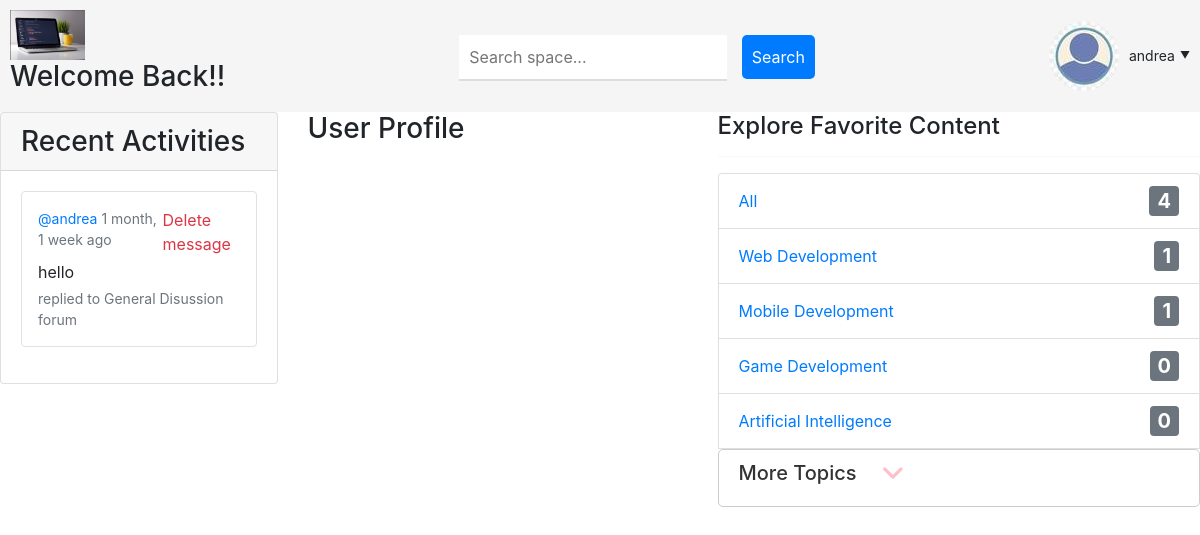
/profile/1/ (signed in), run on an earlier commit of the app's database.
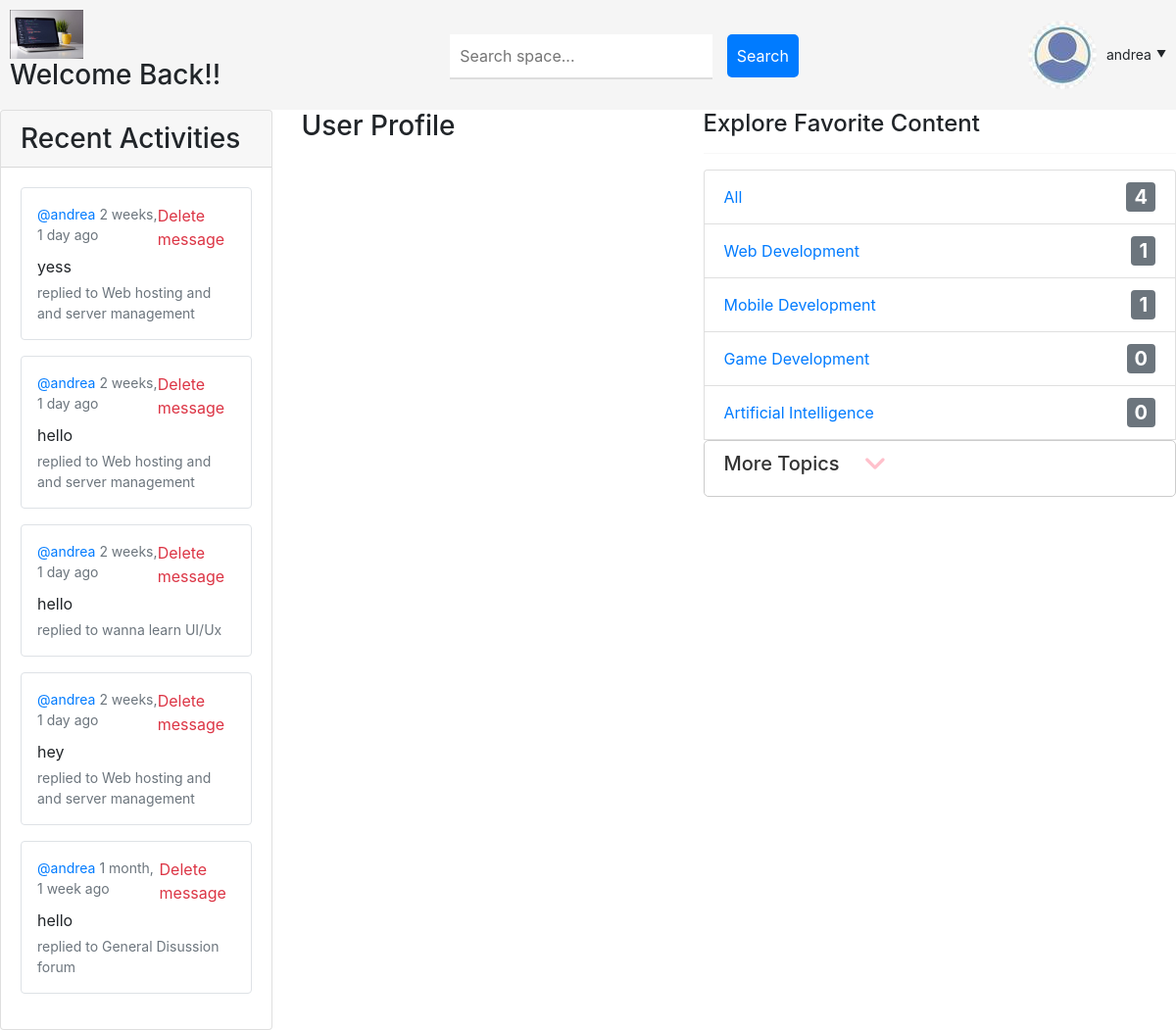
And on a later commit of the database.
### base/models.py (models this page shows, shortened)
class Message(models.Model):
    user = models.ForeignKey(User, on_delete=models.CASCADE)
    room = models.ForeignKey(Room, on_delete=models.CASCADE)
    body = models.TextField()
    updated = models.DateTimeField(auto_now=True)
    created = models.DateTimeField(auto_now_add=True)
    class Meta:
        ordering = ['-updated', '-created']

class Room(models.Model):
    host = models.ForeignKey(User, on_delete=models.SET_NULL, null=True)
    topic = models.ForeignKey(Topic, on_delete=models.SET_NULL, null=True)
    name = models.CharField(max_length=200)
    description = models.TextField()
    participants = models.ManyToManyField(User, related_name='participants', blank=True)
    created = models.DateTimeField(auto_now_add=True)
    updated = models.DateTimeField(auto_now=True)
    class Meta:
        ordering = ['-updated', '-created']
    def __str__(self):
        return self.name

class Topic(models.Model):
    name = models.CharField(max_length=150)

### base/views.py (the view)
# urls.py: path('profile/<int:pk>/', views.userProfile, name="profile"),
def userProfile(request, pk):
    user = User.objects.get(id=pk)
    rooms = user.room_set.all()
    room_messages = user.message_set.all()
    topics = Topic.objects.all
    context = {'user':user, 'rooms':rooms, 'room_messages':room_messages, 'topics':topics}
    return render(request,'profile.html',context)

### Templates/profile.html (shortened to what this page needs)
<html>
{% load static %}
{% load bootstrap4 %}
<link rel="stylesheet" href="{% static 'css/bootstrap.min.css' %}">
<link rel="stylesheet" type="text/css" href="{% static 'css/styles.css' %}">
{% bootstrap_css %}
{% block content %}
<div class="row">
    <div class="col">
        {% include 'navbar.html' %}
    </div>
</div>
<div class="row">
    <div class="col-md-3">
      {% include 'activities.html' %}
    </div>
    <div class="col-md-4">
         <h3>User Profile</h3>
    </div>
    <div class="col-md-5">
        {% include 'topics.html' %}
</div>
    {% endblock content %}
</html>

### Templates/activities.html
<div class="card">
  <div class="card-header">
    <h3 class="mb-0">Recent Activities</h3>
  </div>
  <div class="card-body">
    {% for message in room_messages %}
    <div class="border rounded p-3 mb-3">
      <div class="d-flex justify-content-between">
        <small class="text-muted">
          <a href="{% url 'profile' message.user.id %}" class="text-decoration-none">@{{message.user}}</a> {{message.created|timesince}} ago
        </small>
        {% if request.user == message.user %}
        <a href="{% url 'delete-message' message.id %}" class="text-danger text-decoration-none">Delete message</a>
        {% endif %}
      </div>
      <p class="mt-1 mb-1">{{message.body}}</p>
      <small class="text-muted">replied to {{message.room}}</small>
    </div>
    {% endfor %}
  </div>
</div>

### Templates/topics.html (shortened to what this page needs)
<h4>Explore Favorite Content</h4>
                <hr>
                <ul class="list-group">
                    <li class="list-group-item">
                      <a href="{% url 'home' %}" class="d-flex justify-content-between align-items-center text-decoration-none">
                        <span>All</span>
                        <span class="badge bg-secondary ms-2">{{topics.count}}</span>
                      </a>
                    </li>
                    {% for topic in topics %}
                    <li class="list-group-item">
                      <a href="{% url 'home' %}?={{topic.name}}" class="d-flex justify-content-between align-items-center text-decoration-none">
                        <span>{{topic.name}}</span>
                        <span class="badge bg-secondary ms-2">{{topic.room_set.all.count}}</span>
                      </a>
                    </li>
                    {% endfor %}
                    <a href="#" class="more-topics-link">
                      <h4 class="more-topics-heading">
                        More Topics
                        <i class="fa-solid fa-angle-down more-topics-icon"></i>
                      </h4>
                    </a>
                  </ul>

What changed in the data, as far as the page shows it:
added Message: user "andrea", created "2 weeks, 1 day", shows "Delete message", body "yess", room "Web hosting and and server management"
added Message: user "andrea", created "2 weeks, 1 day", shows "Delete message", body "hello", room "Web hosting and and server management"
added Message: user "andrea", created "2 weeks, 1 day", shows "Delete message", body "hello", room "wanna learn UI/Ux"
added Message: user "andrea", created "2 weeks, 1 day", shows "Delete message", body "hey", room "Web hosting and and server management"
